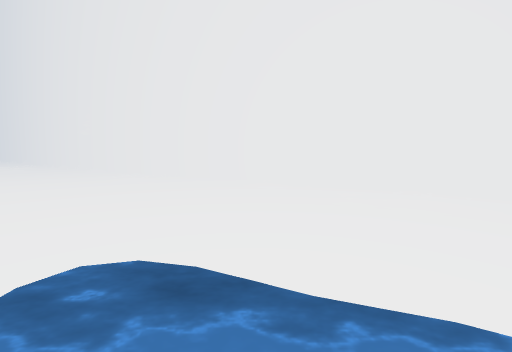
[1] (above)

16 first-person views from a walk through a 3-D level made in the Unity game engine. The camera is 1.5 m above the floor, tilts 6° down and sees 90° across. The floor is counted in squares, 2 m on a side. Each view is taken from the middle of a square. On the plan, view 1 faces up. The plan holds only what a view shows up to about 9 squares ahead; the rest is blank. The place goes on beyond the plan. The player character is not drawn. Surface patterns are stand-ins for the level's own textures.

[2]
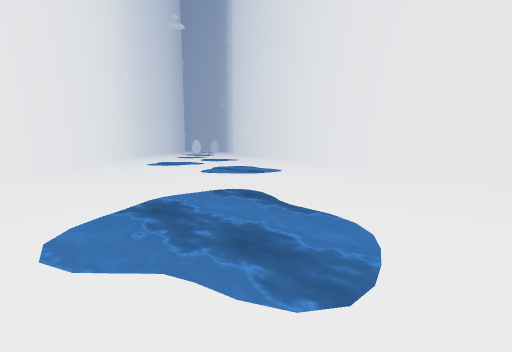

[3]
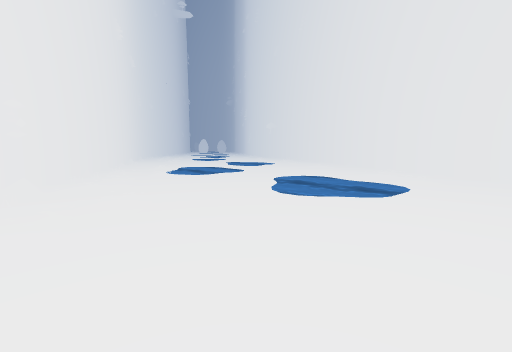

[4]
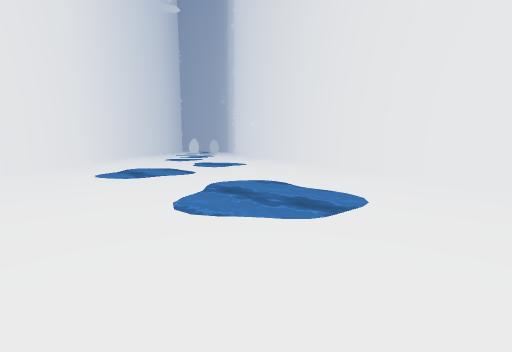

[5]
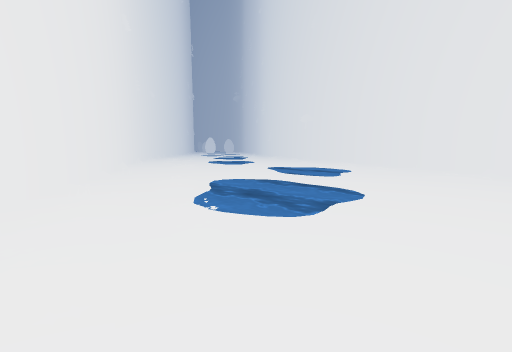

[6]
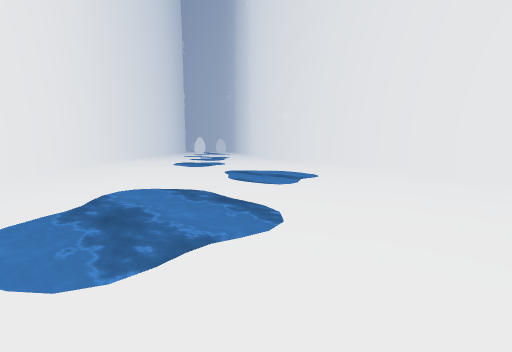

[7]
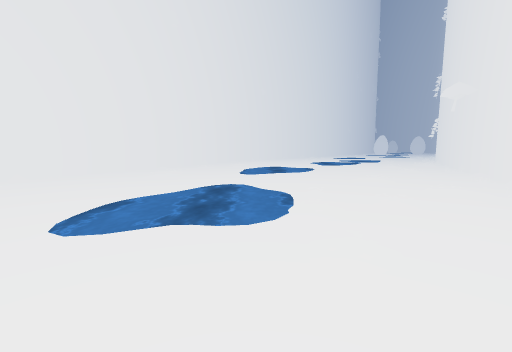

[8]
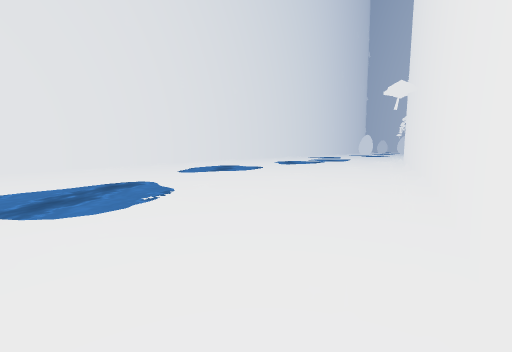

[9]
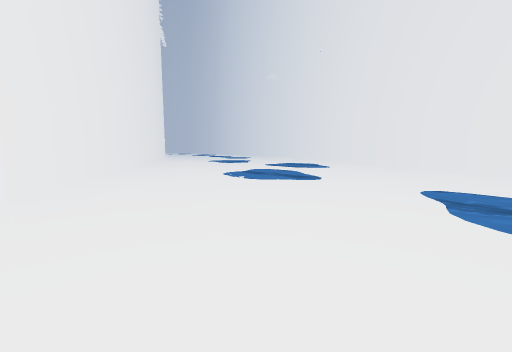

[10]
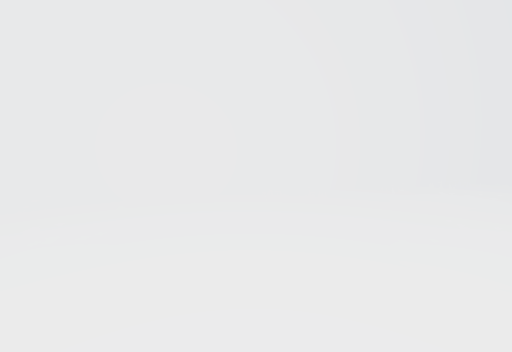

[11]
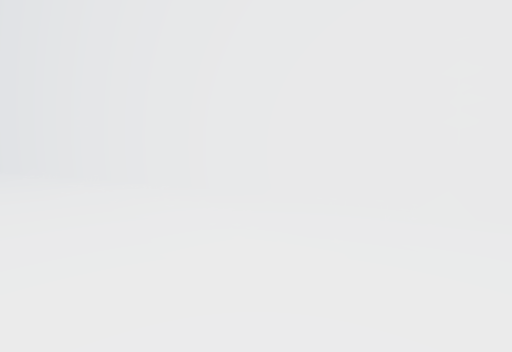

[12]
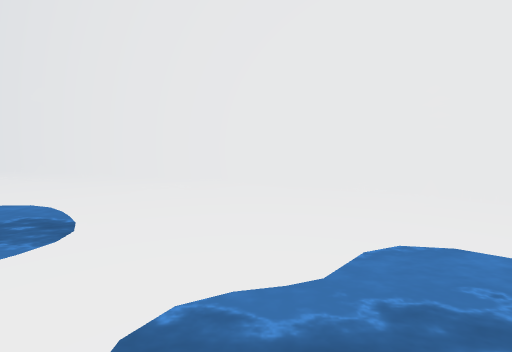

[13]
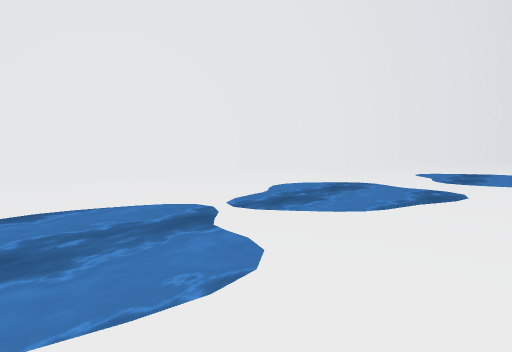

[14]
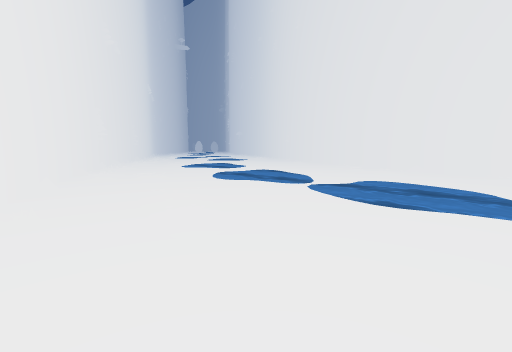

[15]
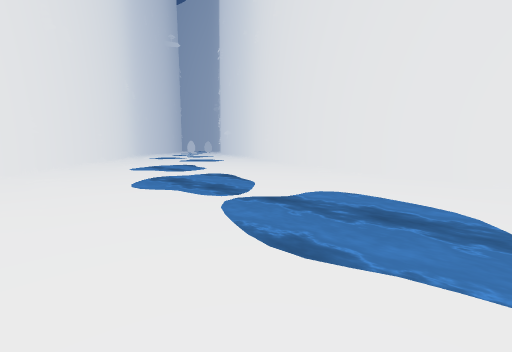

[16]
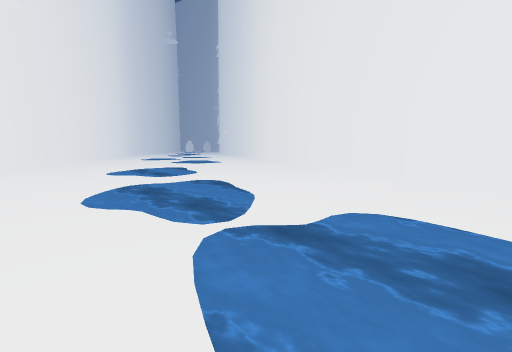

### Floor plan
Key: @ floor where view 1 was taken; # wall or solid block; . floor; / step, stairs or slope; ~ water the walk can cross.
Columns run from 21 left of view 1 to 5 right of it. Each row starts with its distance up from view 1.
 19 ##
 18 .###
 17 ...###
 16 .../.##
 15 ....//###
 14 ..//./..###
 13 ...../..//##
 12 ~....///...##
 11 ~~..~~~../..###
 10 ....~~~....../##
  9 ......~...../..###
  8 //...............###
  7 ......~~~..~~......###
  6 #...//~~~..~~~....//.###
  5 ###..//~~...~~......./.###
  4   ###////............../.##
  3     ### //......~.....///..
  2       ##//./....~~~........
  1        ###/.//./~~~.~~.....
  0          ###.//.....~@~.~~~
 -1            ##/.......~..~~~
 -2             #### ..//......
 -3                ##.//..//...
 -4                 ####..../..
 -5                    ####/...
 -6                       ####.
 -7                          ##

Where each view was taken, in squares from view 1:
view 1: 0 up, 0 right, facing up
view 2: 0 up, 2 left, facing up-left
view 3: 1 up, 6 left, facing up-left
view 4: 3 up, 6 left, facing up-left
view 5: 3 up, 11 left, facing up-left
view 6: 5 up, 11 left, facing up-left
view 7: 11 up, 12 left, facing left
view 8: 13 up, 12 left, facing left
view 9: 16 up, 21 left, facing down-right
view 10: 14 up, 21 left, facing up-right
view 11: 4 up, 10 left, facing down
view 12: 2 up, 3 left, facing down
view 13: 2 up, 4 right, facing down-left
view 14: 5 down, 5 right, facing up-left
view 15: 3 down, 5 right, facing up-left
view 16: 2 down, 4 right, facing up-left
